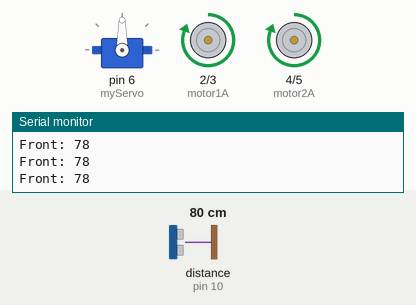
A sketch run on a simulated Arduino Uno, built with avr-gcc and run on an emulated ATmega328P. Parts: servo, motor-driver pin pairs drawn as motors (green arrow = first pin HIGH = forward, orange = second pin HIGH = backward, longer = more drive), the last lines printed to the serial monitor. Wiring (inferred from the names in the program): ultrasonic range finder: trigger pin 9; echo pin 10. The test bench sets the inputs (shaded band); at power-on: distance to the obstacle (sensor on pin 10) 80 cm. The echo pulse lasts 58.3 µs per cm.

Above: at 1.5 s.
1.6 s: distance to the obstacle (sensor on pin 10) set to 22 cm
3.1 s: distance to the obstacle (sensor on pin 10) set to 18 cm
At 5.5 s:
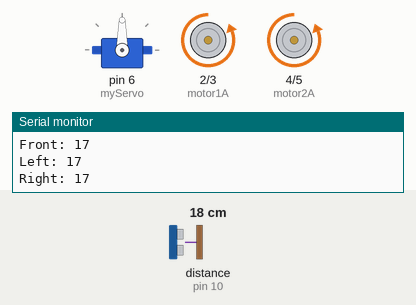
6.1 s: distance to the obstacle (sensor on pin 10) set to 35 cm
At 8.1 s:
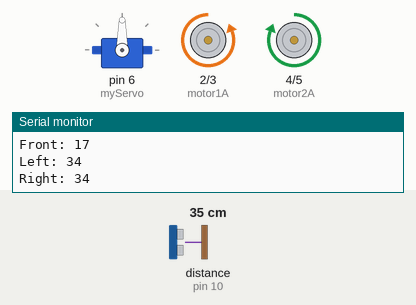
9.1 s: distance to the obstacle (sensor on pin 10) set to 2 cm
At 10.2 s:
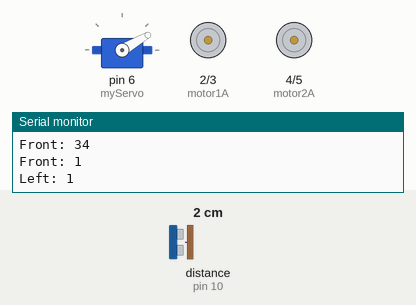
12.1 s: distance to the obstacle (sensor on pin 10) set to 60 cm
At 13.1 s:
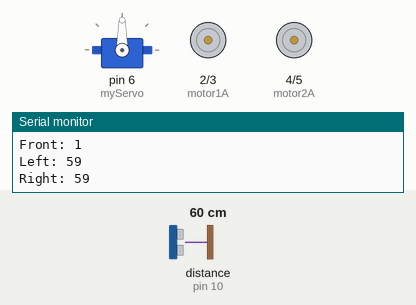
Timing chart, 0 to 15.9 s (numbered marks = the images above; inputs shaded):
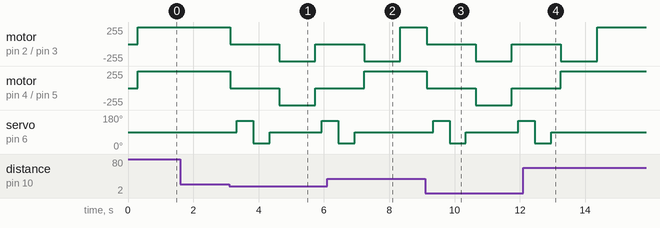

The sketch:

arduino_.ino
```cpp
#include <Servo.h>

#define trigPin 9
#define echoPin 10
#define motor1A 2
#define motor1B 3
#define motor2A 4
#define motor2B 5

Servo myServo;

long readDistance() {
  digitalWrite(trigPin, LOW);
  delayMicroseconds(2);
  digitalWrite(trigPin, HIGH);
  delayMicroseconds(10);
  digitalWrite(trigPin, LOW);

  long duration = pulseIn(echoPin, HIGH);
  return duration * 0.034 / 2;
}

void moveForward() {
  digitalWrite(motor1A, HIGH);
  digitalWrite(motor1B, LOW);
  digitalWrite(motor2A, HIGH);
  digitalWrite(motor2B, LOW);
}

void moveBackward() {
  digitalWrite(motor1A, LOW);
  digitalWrite(motor1B, HIGH);
  digitalWrite(motor2A, LOW);
  digitalWrite(motor2B, HIGH);
}

void turnLeft() {
  digitalWrite(motor1A, LOW);
  digitalWrite(motor1B, HIGH);
  digitalWrite(motor2A, HIGH);
  digitalWrite(motor2B, LOW);
}

void turnRight() {
  digitalWrite(motor1A, HIGH);
  digitalWrite(motor1B, LOW);
  digitalWrite(motor2A, LOW);
  digitalWrite(motor2B, HIGH);
}

void stopMotors() {
  digitalWrite(motor1A, LOW);
  digitalWrite(motor1B, LOW);
  digitalWrite(motor2A, LOW);
  digitalWrite(motor2B, LOW);
}

void setup() {
  pinMode(trigPin, OUTPUT);
  pinMode(echoPin, INPUT);
  pinMode(motor1A, OUTPUT);
  pinMode(motor1B, OUTPUT);
  pinMode(motor2A, OUTPUT);
  pinMode(motor2B, OUTPUT);

  Serial.begin(9600);
  myServo.attach(6);
  myServo.write(90);  // Center
}

void loop() {
  myServo.write(90);
  delay(300);
  long front = readDistance();
  Serial.print("Front: "); Serial.println(front);

  if (front < 20) {
    stopMotors();
    delay(200);

    myServo.write(150);
    delay(500);
    long left = readDistance();
    Serial.print("Left: "); Serial.println(left);

    myServo.write(30);
    delay(500);
    long right = readDistance();
    Serial.print("Right: "); Serial.println(right);

    myServo.write(90);
    delay(300);

    if (left > 20) {
      turnLeft();
      delay(700);
    } else if (right > 20) {
      turnRight();
      delay(700);
    } else {
      moveBackward();
      delay(700);
    }
  } else {
    moveForward();
  }

  delay(100);
}
```

Measured:
- the behaviour switches between 21 and 20 cm on distance to the obstacle (sensor on pin 10) (found by bisection; images 0 and 1)
- after the input at 3.1 s, motor on pin 2 (motor1A) / pin 3 (motor1B), motor on pin 4 (motor2A) / pin 5 (motor2B): forward 255/255 → stopped at once, → backward 255/255 1.5 s later, → stopped 1.1 s later; servo on pin 6 (myServo): 90° → 150° after 0.23 s, → 30° 0.50 s later, → 90° 0.50 s later, → 150° 1.6 s later
- after the input at 6.1 s, servo on pin 6 (myServo): goes on until 6.9 s, then stays 90°
- after the input at 9.1 s, motor on pin 2 (motor1A) / pin 3 (motor1B), motor on pin 4 (motor2A) / pin 5 (motor2B): forward 255/255 → stopped after 0.05 s, → backward 255/255 1.5 s later, → stopped 1.1 s later; servo on pin 6 (myServo): 90° → 150° after 0.25 s, → 30° 0.50 s later, → 90° 0.50 s later, → 150° 1.6 s later
- after the input at 12.1 s, servo on pin 6 (myServo): goes on until 13.0 s, then stays 90°
